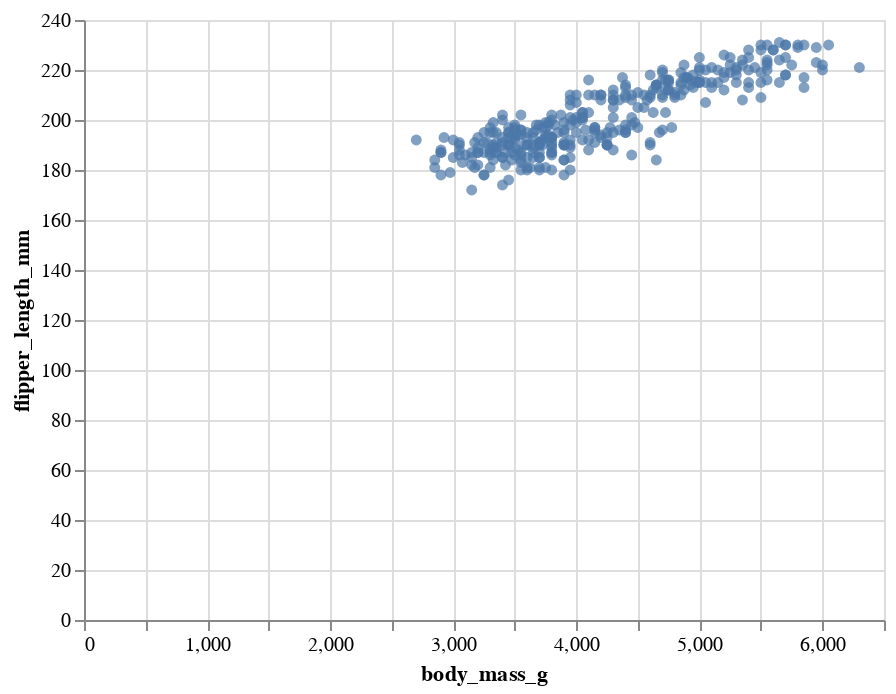

This figure's notebook cell:
### Markdown cell above
## Использование `tooltip`

### Code cell
alt.Chart(penguins).mark_point(filled=True).encode(
    alt.X('body_mass_g'),
    alt.Y('flipper_length_mm'),
    alt.OpacityValue(0.7),
    tooltip = [alt.Tooltip('body_mass_g'),
               alt.Tooltip('flipper_length_mm')
              ]
).interactive()

### Figure 1 — Vega-Lite specification as saved in the notebook (floating-point values rounded to 4 significant figures; data arrays with more than 128 entries replaced by an {"elided": "..."} marker saying what was removed)
{"config": {"view": {"continuousWidth": 400, "continuousHeight": 300}}, "data": {"name": "data-6503fb4fbd21ca2400956d2086879525"}, "mark": {"type": "point", "filled": true}, "encoding": {"opacity": {"value": 0.7}, "tooltip": [{"field": "body_mass_g", "type": "quantitative"}, {"field": "flipper_length_mm", "type": "quantitative"}], "x": {"field": "body_mass_g", "type": "quantitative"}, "y": {"field": "flipper_length_mm", "type": "quantitative"}}, "selection": {"selector005": {"type": "interval", "bind": "scales", "encodings": ["x", "y"]}}, "$schema": "https://vega.github.io/schema/vega-lite/v4.17.0.json", "datasets": {"data-6503fb4fbd21ca2400956d2086879525": {"elided": "344 records"}}}
